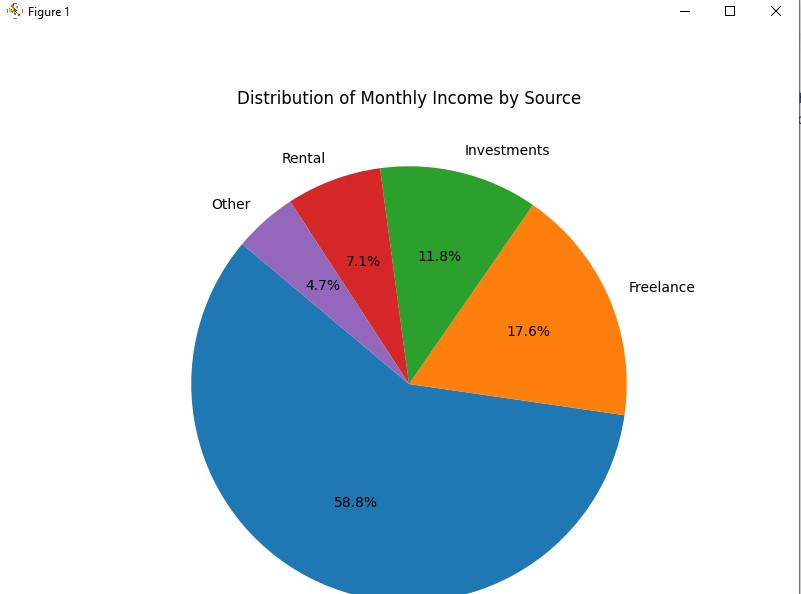

Recreate this plot in Python.
import matplotlib.pyplot as plt

# Given data
income_sources = ['Salary', 'Freelance', 'Investments', 'Rental', 'Other']
monthly_income = [5000, 1500, 1000, 600, 400]

# Plotting the pie chart
plt.figure(figsize=(8, 8))
plt.pie(monthly_income, labels=income_sources, autopct='%1.1f%%', startangle=140)
plt.title('Distribution of Monthly Income by Source')

# Display the plot
plt.show()
